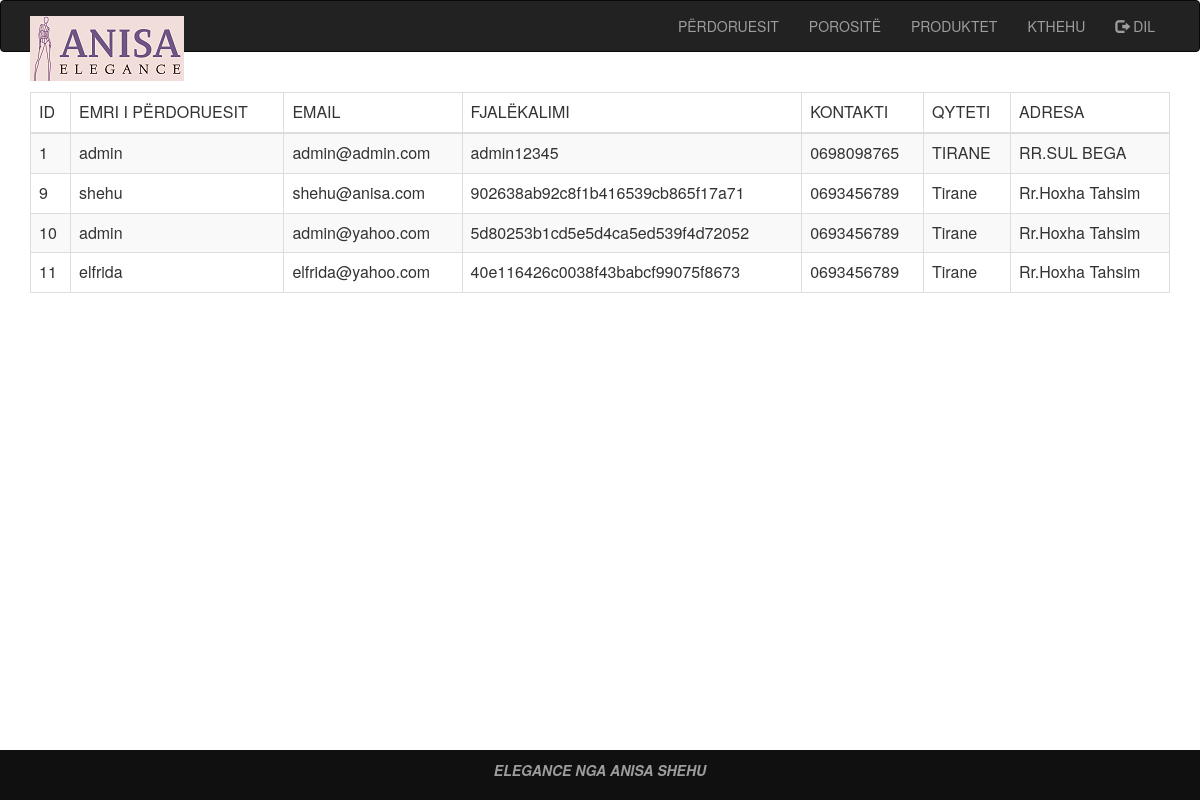
Page /perdoruesit.php on the committed database.
### tables this page shows
CREATE TABLE `users` (
  `user_id` int(11) NOT NULL,
  `name` varchar(255) NOT NULL,
  `email` varchar(255) NOT NULL,
  `password` varchar(255) NOT NULL,
  `contact` varchar(255) NOT NULL,
  `city` varchar(255) NOT NULL,
  `address` varchar(255) NOT NULL
);

### perdoruesit.php (the view, shortened to what this page needs)
<?php
include("connection.php")
?>
<html>
   <head>
        <link rel="stylesheet" href="bootstrap/css/bootstrap.min.css" type="text/css">
        <link rel="stylesheet" href="css/style.css" type="text/css">
   </head>
   <body>
              <div>
             <?php
                require 'header3.php';
            ?>
		<br><br>
			<div class="container">
                <table class="table table-bordered table-striped">
                    <tbody>
                        <tr>
		    <tr><td>ID</td><td>EMRI I PËRDORUESIT</td><td>EMAIL</td><td>FJALËKALIMI</td><td>KONTAKTI</td><td>QYTETI</td><td>ADRESA</td></tr>
		 <tbody>
		<?php
         $query1="Select * From users";
         $result=mysqli_query($con,$query1);
		 while($row=mysqli_fetch_assoc($result))
         {
        echo"
		 <tr>
		 <td>".$row['user_id']."</td>
		 <td>".$row['name']."</td>
		 <td>".$row['email']."</td>
		 <td>".$row['password']."</td>
		 <td>".$row['contact']."</td>
		 <td>".$row['city']."</td>
		 <td>".$row['address']."</td>
		 </tr>";
           }
           echo"</tbody>
		   </center>
        </table>";
		   ?>
<footer class="footer">
               <div class="container">
                <center>
                   <p><i> ELEGANCE NGA ANISA SHEHU</i></p>
               </center>
               </div>
           </footer>
        </div>
    </body>
</html>

### header3.php (shortened to what this page needs)
<nav class="navbar navbar-inverse navabar-fixed-top">
               <div class="container">
                   <div class="navbar-header">
                       <a href="index.php" class="navbar-brand"> <img src="images/anisa.png"></a>
                   </div>
                   <div class="collapse navbar-collapse" id="myNavbar">
                       <ul class="nav navbar-nav navbar-right">
                           <li><a href="perdoruesit.php">PËRDORUESIT</a></li>
                           <li><a href="porosite.php"> POROSITË</a></li>
                           <li><a href="produktet.php"> PRODUKTET</a></li>
						   <li><a href="menaxho.php"> KTHEHU</a></li>
						   <li><a href="logout.php"><span class="glyphicon glyphicon-log-out"></span> DIL</a></li>
                       </ul>
                   </div>
               </div>
</nav>

### css/style.css (style rules this page uses)
.navbar { margin-bottom: 0px; }
footer { background-color:#101010; color:#9d9d9d; font-size:14px; font-weight:bold; padding:10px; bottom:0; }
html { min-height:100%; position:relative; }
.footer { position: absolute; bottom:0; right:0; left:0; }

### rows in the picture
users: user_id "1", name "admin", email "admin@admin.com", password "admin12345", contact "0698098765", city "TIRANE", address "RR.SUL BEGA"
users: user_id "9", name "shehu", email "shehu@anisa.com", password "902638ab92c8f1b416539cb865f17a71", contact "0693456789", city "Tirane", address "Rr.Hoxha Tahsim"
users: user_id "10", name "admin", email "admin@yahoo.com", password "5d80253b1cd5e5d4ca5ed539f4d72052", contact "0693456789", city "Tirane", address "Rr.Hoxha Tahsim"
users: user_id "11", name "elfrida", email "elfrida@yahoo.com", password "40e116426c0038f43babcf99075f8673", contact "0693456789", city "Tirane", address "Rr.Hoxha Tahsim"
